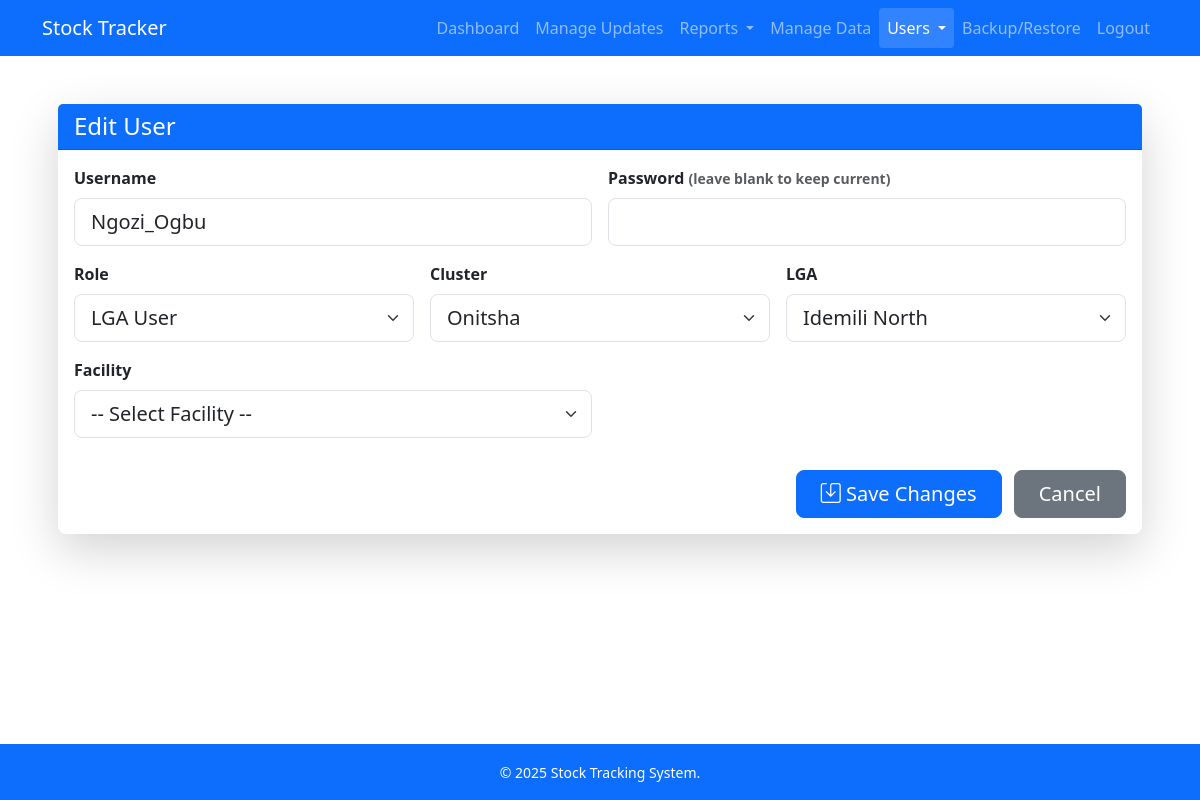
Page /auth/users/edit/3 (signed in) on the committed database.
### models.py (models this page shows, shortened)
class User(db.Model, UserMixin):
    id = db.Column(db.Integer, primary_key=True)
    username = db.Column(db.String(64), unique=True, nullable=False)
    password_hash = db.Column(db.String(128), nullable=False)
    role = db.Column(db.String(20), nullable=False, default='facility')
    cluster_id = db.Column(db.Integer, db.ForeignKey('cluster.id'), nullable=True)
    lga_id = db.Column(db.Integer, db.ForeignKey('lga.id'), nullable=True)
    facility_id = db.Column(db.Integer, db.ForeignKey('facility.id'), nullable=True)
    active = db.Column(db.Boolean, default=True)
    cluster = db.relationship('Cluster', backref='users')
    lga = db.relationship('LGA', backref='users')
    facility = db.relationship('Facility', foreign_keys=[facility_id], backref='users')

class Cluster(db.Model):
    id = db.Column(db.Integer, primary_key=True)
    name = db.Column(db.String(100), unique=True, nullable=False)
    lgas = db.relationship('LGA', backref='cluster', lazy=True)

class LGA(db.Model):
    id = db.Column(db.Integer, primary_key=True)
    name = db.Column(db.String(100), nullable=False)
    cluster_id = db.Column(db.Integer, db.ForeignKey('cluster.id'), nullable=False)
    facilities = db.relationship('Facility', backref='lga', lazy=True)

### auth/routes.py (the view, shortened to what this page needs)
@auth_bp.route('/users/edit/<int:user_id>', methods=['GET', 'POST'])
@login_required
def edit_user(user_id):
    if current_user.role != 'super':
        abort(403)
    user = User.query.get_or_404(user_id)
    clusters = Cluster.query.all()
    lgas = LGA.query.all()
    facilities = Facility.query.all()
    return render_template(
        'edit_user.html',
        user=user,
        clusters=clusters,
        lgas=lgas,
        facilities=facilities
    )

### app.py (called while the page is built)
@login_manager.user_loader
def load_user(user_id):
    return User.query.get(int(user_id))

### templates/edit_user.html (shortened to what this page needs)
{% extends "base.html" %}
{% block content %}
<div class="container py-4">
  <div class="card shadow-lg border-0 rounded-3">
    <div class="card-header bg-primary text-white">
      <h4 class="mb-0">Edit User</h4>
    </div>
    <div class="card-body">
      <form method="post" class="row g-3">
        <div class="col-md-6">
          <label class="form-label fw-semibold">Username</label>
          <input type="text" name="username" class="form-control form-control-lg"
                 value="{{ user.username }}" required>
        </div>
        <div class="col-md-6">
          <label class="form-label fw-semibold">Password
            <small class="text-muted">(leave blank to keep current)</small>
          </label>
          <input type="password" name="password" class="form-control form-control-lg">
        </div>
        <div class="col-md-4">
          <label class="form-label fw-semibold">Role</label>
          <select name="role" class="form-select form-select-lg" required>
            <option value="lga" {% if user.role=='lga' %}selected{% endif %}>LGA User</option>
          </select>
        </div>
        <div class="col-md-4">
          <label class="form-label fw-semibold">Cluster</label>
          <select id="clusterSelect" name="cluster_id" class="form-select form-select-lg">
            {% for c in clusters %}
            <option value="{{ c.id }}" {% if user.cluster_id==c.id %}selected{% endif %}>{{ c.name }}</option>
            {% endfor %}
          </select>
        </div>
        <div class="col-md-4">
          <label class="form-label fw-semibold">LGA</label>
          <select id="lgaSelect" name="lga_id" class="form-select form-select-lg">
            {% for l in lgas %}
            <option value="{{ l.id }}" {% if user.lga_id==l.id %}selected{% endif %}>{{ l.name }}</option>
            {% endfor %}
          </select>
        </div>
        <div class="col-md-6">
          <label class="form-label fw-semibold">Facility</label>
          <select id="facilitySelect" name="facility_id" class="form-select form-select-lg">
            <option value="">-- Select Facility --</option>
          </select>
        </div>
        <div class="col-12 text-end pt-3">
          <button type="submit" class="btn btn-lg btn-primary px-4 me-2">
            <i class="bi bi-save"></i> Save Changes
          </button>
          <a href="{{ url_for('auth.list_users') }}" class="btn btn-lg btn-secondary px-4">
            Cancel
          </a>
        </div>
      </form>
    </div>
  </div>
</div>
{% endblock %}

### rows in the picture
User: username "Ngozi_Ogbu", role "LGA User", cluster_id "Onitsha", lga_id "Idemili North"

### other values in the picture
{{ current_year or 2025 }} "2025"
